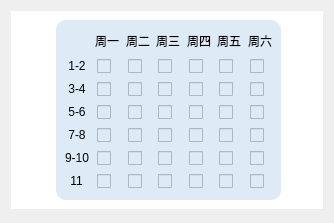
                <widget class="QWidget" name="widget_15" native="true">
                 <property name="sizePolicy">
                  <sizepolicy hsizetype="Expanding" vsizetype="Expanding">
                   <horstretch>0</horstretch>
                   <verstretch>0</verstretch>
                  </sizepolicy>
                 </property>
                 <layout class="QVBoxLayout" name="verticalLayout_3">
                  <item>
                   <spacer name="verticalSpacer_2">
                    <property name="orientation">
                     <enum>Qt::Vertical</enum>
                    </property>
                    <property name="sizeType">
                     <enum>QSizePolicy::Preferred</enum>
                    </property>
                    <property name="sizeHint" stdset="0">
                     <size>
                      <width>20</width>
                      <height>0</height>
                     </size>
                    </property>
                   </spacer>
                  </item>
                  <item>
                   <widget class="QWidget" name="widget_13" native="true">
                    <property name="sizePolicy">
                     <sizepolicy hsizetype="Expanding" vsizetype="Expanding">
                      <horstretch>0</horstretch>
                      <verstretch>0</verstretch>
                     </sizepolicy>
                    </property>
                    <property name="autoFillBackground">
                     <bool>false</bool>
                    </property>
                    <property name="styleSheet">
                     <string notr="true">background-color: rgb(255, 255, 255);</string>
                    </property>
                    <layout class="QHBoxLayout" name="horizontalLayout_18">
                     <item>
                      <spacer name="horizontalSpacer_18">
                       <property name="orientation">
                        <enum>Qt::Horizontal</enum>
                       </property>
                       <property name="sizeType">
                        <enum>QSizePolicy::Preferred</enum>
                       </property>
                       <property name="sizeHint" stdset="0">
                        <size>
                         <width>36</width>
                         <height>20</height>
                        </size>
                       </property>
                      </spacer>
                     </item>
                     <item>
                      <widget class="QWidget" name="widget_8" native="true">
                       <property name="sizePolicy">
                        <sizepolicy hsizetype="Expanding" vsizetype="Expanding">
                         <horstretch>0</horstretch>
                         <verstretch>0</verstretch>
                        </sizepolicy>
                       </property>
                       <property name="minimumSize">
                        <size>
                         <width>225</width>
                         <height>180</height>
                        </size>
                       </property>
                       <property name="maximumSize">
                        <size>
                         <width>400</width>
                         <height>300</height>
                        </size>
                       </property>
                       <property name="styleSheet">
                        <string notr="true">background-color: rgb(222, 234, 246);
border-radius:10px;</string>
                       </property>
                       <layout class="QGridLayout" name="gridLayout">
                        <item row="0" column="1" alignment="Qt::AlignHCenter|Qt::AlignVCenter">
                         <widget class="QLabel" name="label_14">
                          <property name="sizePolicy">
                           <sizepolicy hsizetype="Fixed" vsizetype="Fixed">
                            <horstretch>0</horstretch>
                            <verstretch>0</verstretch>
                           </sizepolicy>
                          </property>
                          <property name="text">
                           <string>周一</string>
                          </property>
                          <property name="alignment">
                           <set>Qt::AlignCenter</set>
                          </property>
                         </widget>
                        </item>
                        <item row="0" column="2" alignment="Qt::AlignHCenter|Qt::AlignVCenter">
                         <widget class="QLabel" name="label_15">
                          <property name="sizePolicy">
                           <sizepolicy hsizetype="Fixed" vsizetype="Fixed">
                            <horstretch>0</horstretch>
                            <verstretch>0</verstretch>
                           </sizepolicy>
                          </property>
                          <property name="text">
                           <string>周二</string>
                          </property>
                          <property name="alignment">
                           <set>Qt::AlignCenter</set>
                          </property>
                         </widget>
                        </item>
                        <item row="0" column="3" alignment="Qt::AlignHCenter">
                         <widget class="QLabel" name="label_16">
                          <property name="sizePolicy">
                           <sizepolicy hsizetype="Fixed" vsizetype="Fixed">
                            <horstretch>0</horstretch>
                            <verstretch>0</verstretch>
                           </sizepolicy>
                          </property>
                          <property name="text">
                           <string>周三</string>
                          </property>
                          <property name="alignment">
                           <set>Qt::AlignCenter</set>
                          </property>
                         </widget>
                        </item>
                        <item row="0" column="4" alignment="Qt::AlignHCenter">
                         <widget class="QLabel" name="label_17">
                          <property name="sizePolicy">
                           <sizepolicy hsizetype="Fixed" vsizetype="Fixed">
                            <horstretch>0</horstretch>
                            <verstretch>0</verstretch>
                           </sizepolicy>
                          </property>
                          <property name="text">
                           <string>周四</string>
                          </property>
                          <property name="alignment">
                           <set>Qt::AlignCenter</set>
                          </property>
                         </widget>
                        </item>
                        <item row="0" column="5" alignment="Qt::AlignHCenter">
                         <widget class="QLabel" name="label_18">
                          <property name="sizePolicy">
                           <sizepolicy hsizetype="Fixed" vsizetype="Fixed">
                            <horstretch>0</horstretch>
                            <verstretch>0</verstretch>
                           </sizepolicy>
                          </property>
                          <property name="text">
                           <string>周五</string>
                          </property>
                          <property name="alignment">
                           <set>Qt::AlignCenter</set>
                          </property>
                         </widget>
                        </item>
                        <item row="0" column="6" alignment="Qt::AlignHCenter">
                         <widget class="QLabel" name="label_19">
                          <property name="sizePolicy">
                           <sizepolicy hsizetype="Fixed" vsizetype="Fixed">
                            <horstretch>0</horstretch>
                            <verstretch>0</verstretch>
                           </sizepolicy>
                          </property>
                          <property name="text">
                           <string>周六</string>
                          </property>
                          <property name="alignment">
                           <set>Qt::AlignCenter</set>
                          </property>
                         </widget>
                        </item>
                        <item row="1" column="0" alignment="Qt::AlignHCenter|Qt::AlignVCenter">
                         <widget class="QLabel" name="label_21">
                          <property name="sizePolicy">
                           <sizepolicy hsizetype="Fixed" vsizetype="Fixed">
                            <horstretch>0</horstretch>
                            <verstretch>0</verstretch>
                           </sizepolicy>
                          </property>
                          <property name="text">
                           <string>1-2</string>
                          </property>
                          <property name="alignment">
                           <set>Qt::AlignCenter</set>
                          </property>
                         </widget>
                        </item>
                        <item row="1" column="1" alignment="Qt::AlignHCenter|Qt::AlignVCenter">
                         <widget class="QCheckBox" name="cb_Mon12">
                          <property name="sizePolicy">
                           <sizepolicy hsizetype="Expanding" vsizetype="Expanding">
                            <horstretch>0</horstretch>
                            <verstretch>0</verstretch>
                           </sizepolicy>
                          </property>
                          <property name="minimumSize">
                           <size>
                            <width>0</width>
                            <height>0</height>
                           </size>
                          </property>
                          <property name="autoFillBackground">
                           <bool>false</bool>
                          </property>
                          <property name="text">
                           <string/>
                          </property>
                          <property name="tristate">
                           <bool>false</bool>
                          </property>
                         </widget>
                        </item>
                        <item row="1" column="2" alignment="Qt::AlignHCenter">
                         <widget class="QCheckBox" name="cb_Tue12">
                          <property name="text">
                           <string/>
                          </property>
                         </widget>
                        </item>
                        <item row="1" column="3" alignment="Qt::AlignHCenter">
                         <widget class="QCheckBox" name="cb_Wed12">
                          <property name="text">
                           <string/>
                          </property>
                         </widget>
                        </item>
                        <item row="1" column="4" alignment="Qt::AlignHCenter">
                         <widget class="QCheckBox" name="cb_Thu12">
                          <property name="text">
                           <string/>
                          </property>
                         </widget>
                        </item>
                        <item row="1" column="5" alignment="Qt::AlignHCenter">
                         <widget class="QCheckBox" name="cb_Fri12">
                          <property name="text">
                           <string/>
                          </property>
                         </widget>
                        </item>
                        <item row="1" column="6" alignment="Qt::AlignHCenter">
                         <widget class="QCheckBox" name="cb_Sat12">
                          <property name="text">
                           <string/>
                          </property>
                         </widget>
                        </item>
                        <item row="2" column="0" alignment="Qt::AlignHCenter">
                         <widget class="QLabel" name="label_23">
                          <property name="sizePolicy">
                           <sizepolicy hsizetype="Fixed" vsizetype="Fixed">
                            <horstretch>0</horstretch>
                            <verstretch>0</verstretch>
                           </sizepolicy>
                          </property>
                          <property name="text">
                           <string>3-4</string>
                          </property>
                          <property name="alignment">
                           <set>Qt::AlignCenter</set>
                          </property>
                         </widget>
                        </item>
                        <item row="2" column="1" alignment="Qt::AlignHCenter">
                         <widget class="QCheckBox" name="cb_Mon34">
                          <property name="text">
                           <string/>
                          </property>
                         </widget>
                        </item>
                        <item row="2" column="2" alignment="Qt::AlignHCenter">
                         <widget class="QCheckBox" name="cb_Tue34">
                          <property name="text">
                           <string/>
                          </property>
                         </widget>
                        </item>
                        <item row="2" column="3" alignment="Qt::AlignHCenter">
                         <widget class="QCheckBox" name="cb_Wed34">
                          <property name="text">
                           <string/>
                          </property>
                         </widget>
                        </item>
                        <item row="2" column="4" alignment="Qt::AlignHCenter">
                         <widget class="QCheckBox" name="cb_Thu34">
                          <property name="text">
                           <string/>
                          </property>
                         </widget>
                        </item>
                        <item row="2" column="5" alignment="Qt::AlignHCenter">
                         <widget class="QCheckBox" name="cb_Fri34">
                          <property name="text">
                           <string/>
                          </property>
                         </widget>
                        </item>
                        <item row="2" column="6" alignment="Qt::AlignHCenter">
                         <widget class="QCheckBox" name="cb_Sat34">
                          <property name="text">
                           <string/>
                          </property>
                         </widget>
                        </item>
                        <item row="3" column="0" alignment="Qt::AlignHCenter">
                         <widget class="QLabel" name="label_25">
                          <property name="sizePolicy">
                           <sizepolicy hsizetype="Fixed" vsizetype="Fixed">
                            <horstretch>0</horstretch>
                            <verstretch>0</verstretch>
                           </sizepolicy>
                          </property>
                          <property name="text">
                           <string>5-6</string>
                          </property>
                          <property name="alignment">
                           <set>Qt::AlignCenter</set>
                          </property>
                         </widget>
                        </item>
                        <item row="3" column="1" alignment="Qt::AlignHCenter">
                         <widget class="QCheckBox" name="cb_Mon56">
                          <property name="text">
                           <string/>
                          </property>
                         </widget>
                        </item>
                        <item row="3" column="2" alignment="Qt::AlignHCenter">
                         <widget class="QCheckBox" name="cb_Tue56">
                          <property name="text">
                           <string/>
                          </property>
                         </widget>
                        </item>
                        <item row="3" column="3" alignment="Qt::AlignHCenter">
                         <widget class="QCheckBox" name="cb_Wed56">
                          <property name="text">
                           <string/>
                          </property>
                         </widget>
                        </item>
                        <item row="3" column="4" alignment="Qt::AlignHCenter">
                         <widget class="QCheckBox" name="cb_Thu56">
                          <property name="text">
                           <string/>
                          </property>
                         </widget>
                        </item>
                        <item row="3" column="5" alignment="Qt::AlignHCenter">
                         <widget class="QCheckBox" name="cb_Fri56">
                          <property name="text">
                           <string/>
                          </property>
                         </widget>
                        </item>
                        <item row="3" column="6" alignment="Qt::AlignHCenter">
                         <widget class="QCheckBox" name="cb_Sat56">
                          <property name="text">
                           <string/>
                          </property>
                         </widget>
                        </item>
                        <item row="4" column="0" alignment="Qt::AlignHCenter">
                         <widget class="QLabel" name="label_27">
                          <property name="sizePolicy">
                           <sizepolicy hsizetype="Fixed" vsizetype="Fixed">
                            <horstretch>0</horstretch>
                            <verstretch>0</verstretch>
                           </sizepolicy>
                          </property>
                          <property name="text">
                           <string>7-8</string>
                          </property>
                          <property name="alignment">
                           <set>Qt::AlignCenter</set>
                          </property>
                         </widget>
                        </item>
                        <item row="4" column="1" alignment="Qt::AlignHCenter">
                         <widget class="QCheckBox" name="cb_Mon78">
                          <property name="text">
                           <string/>
                          </property>
                         </widget>
                        </item>
                        <item row="4" column="2" alignment="Qt::AlignHCenter">
                         <widget class="QCheckBox" name="cb_Tue78">
                          <property name="text">
                           <string/>
                          </property>
                         </widget>
                        </item>
                        <item row="4" column="3" alignment="Qt::AlignHCenter">
                         <widget class="QCheckBox" name="cb_Wed78">
                          <property name="text">
                           <string/>
                          </property>
                         </widget>
                        </item>
                        <item row="4" column="4" alignment="Qt::AlignHCenter">
                         <widget class="QCheckBox" name="cb_Thu78">
                          <property name="text">
                           <string/>
                          </property>
                         </widget>
                        </item>
                        <item row="4" column="5" alignment="Qt::AlignHCenter">
                         <widget class="QCheckBox" name="cb_Fri78">
                          <property name="text">
                           <string/>
                          </property>
                         </widget>
                        </item>
                        <item row="4" column="6" alignment="Qt::AlignHCenter">
                         <widget class="QCheckBox" name="cb_Sat78">
                          <property name="text">
                           <string/>
                          </property>
                         </widget>
                        </item>
                        <item row="5" column="0" alignment="Qt::AlignHCenter">
                         <widget class="QLabel" name="label_28">
                          <property name="sizePolicy">
                           <sizepolicy hsizetype="Fixed" vsizetype="Fixed">
                            <horstretch>0</horstretch>
                            <verstretch>0</verstretch>
                           </sizepolicy>
                          </property>
                          <property name="text">
                           <string>9-10</string>
                          </property>
                          <property name="alignment">
                           <set>Qt::AlignCenter</set>
                          </property>
                         </widget>
                        </item>
                        <item row="5" column="1" alignment="Qt::AlignHCenter">
                         <widget class="QCheckBox" name="cb_Mon910">
                          <property name="text">
                           <string/>
                          </property>
                         </widget>
                        </item>
                        <item row="5" column="2" alignment="Qt::AlignHCenter">
                         <widget class="QCheckBox" name="cb_Tue910">
                          <property name="text">
                           <string/>
                          </property>
                         </widget>
                        </item>
                        <item row="5" column="3" alignment="Qt::AlignHCenter">
                         <widget class="QCheckBox" name="cb_Wed910">
                          <property name="text">
                           <string/>
                          </property>
                         </widget>
                        </item>
                        <item row="5" column="4" alignment="Qt::AlignHCenter">
                         <widget class="QCheckBox" name="cb_Thu910">
                          <property name="text">
                           <string/>
                          </property>
                         </widget>
                        </item>
                        <item row="5" column="5" alignment="Qt::AlignHCenter">
                         <widget class="QCheckBox" name="cb_Fri910">
                          <property name="text">
                           <string/>
                          </property>
                         </widget>
                        </item>
                        <item row="5" column="6" alignment="Qt::AlignHCenter">
                         <widget class="QCheckBox" name="cb_Sat910">
                          <property name="text">
                           <string/>
                          </property>
                         </widget>
                        </item>
                        <item row="6" column="0" alignment="Qt::AlignHCenter">
                         <widget class="QLabel" name="label_29">
                          <property name="sizePolicy">
                           <sizepolicy hsizetype="Fixed" vsizetype="Fixed">
                            <horstretch>0</horstretch>
                            <verstretch>0</verstretch>
                           </sizepolicy>
                          </property>
                          <property name="text">
                           <string>11</string>
                          </property>
                          <property name="alignment">
                           <set>Qt::AlignCenter</set>
                          </property>
                         </widget>
                        </item>
                        <item row="6" column="1" alignment="Qt::AlignHCenter">
                         <widget class="QCheckBox" name="cb_Mon11">
                          <property name="text">
                           <string/>
                          </property>
                         </widget>
                        </item>
                        <item row="6" column="2" alignment="Qt::AlignHCenter">
                         <widget class="QCheckBox" name="cb_Tue11">
                          <property name="text">
                           <string/>
                          </property>
                         </widget>
                        </item>
                        <item row="6" column="3" alignment="Qt::AlignHCenter">
                         <widget class="QCheckBox" name="cb_Wed11">
                          <property name="text">
                           <string/>
                          </property>
                         </widget>
                        </item>
                        <item row="6" column="4" alignment="Qt::AlignHCenter">
                         <widget class="QCheckBox" name="cb_Thu11">
                          <property name="text">
                           <string/>
                          </property>
                         </widget>
                        </item>
                        <item row="6" column="5" alignment="Qt::AlignHCenter">
                         <widget class="QCheckBox" name="cb_Fri11">
                          <property name="text">
                           <string/>
                          </property>
                         </widget>
                        </item>
                        <item row="6" column="6" alignment="Qt::AlignHCenter">
                         <widget class="QCheckBox" name="cb_Sat11">
                          <property name="text">
                           <string/>
                          </property>
                         </widget>
                        </item>
                       </layout>
                      </widget>
                     </item>
                     <item>
                      <spacer name="horizontalSpacer_19">
                       <property name="orientation">
                        <enum>Qt::Horizontal</enum>
                       </property>
                       <property name="sizeType">
                        <enum>QSizePolicy::Preferred</enum>
                       </property>
                       <property name="sizeHint" stdset="0">
                        <size>
                         <width>33</width>
                         <height>20</height>
                        </size>
                       </property>
                      </spacer>
                     </item>
                    </layout>
                   </widget>
                  </item>
                  <item>
                   <spacer name="verticalSpacer">
                    <property name="orientation">
                     <enum>Qt::Vertical</enum>
                    </property>
                    <property name="sizeType">
                     <enum>QSizePolicy::Preferred</enum>
                    </property>
                    <property name="sizeHint" stdset="0">
                     <size>
                      <width>20</width>
                      <height>3</height>
                     </size>
                    </property>
                   </spacer>
                  </item>
                 </layout>
                </widget>
